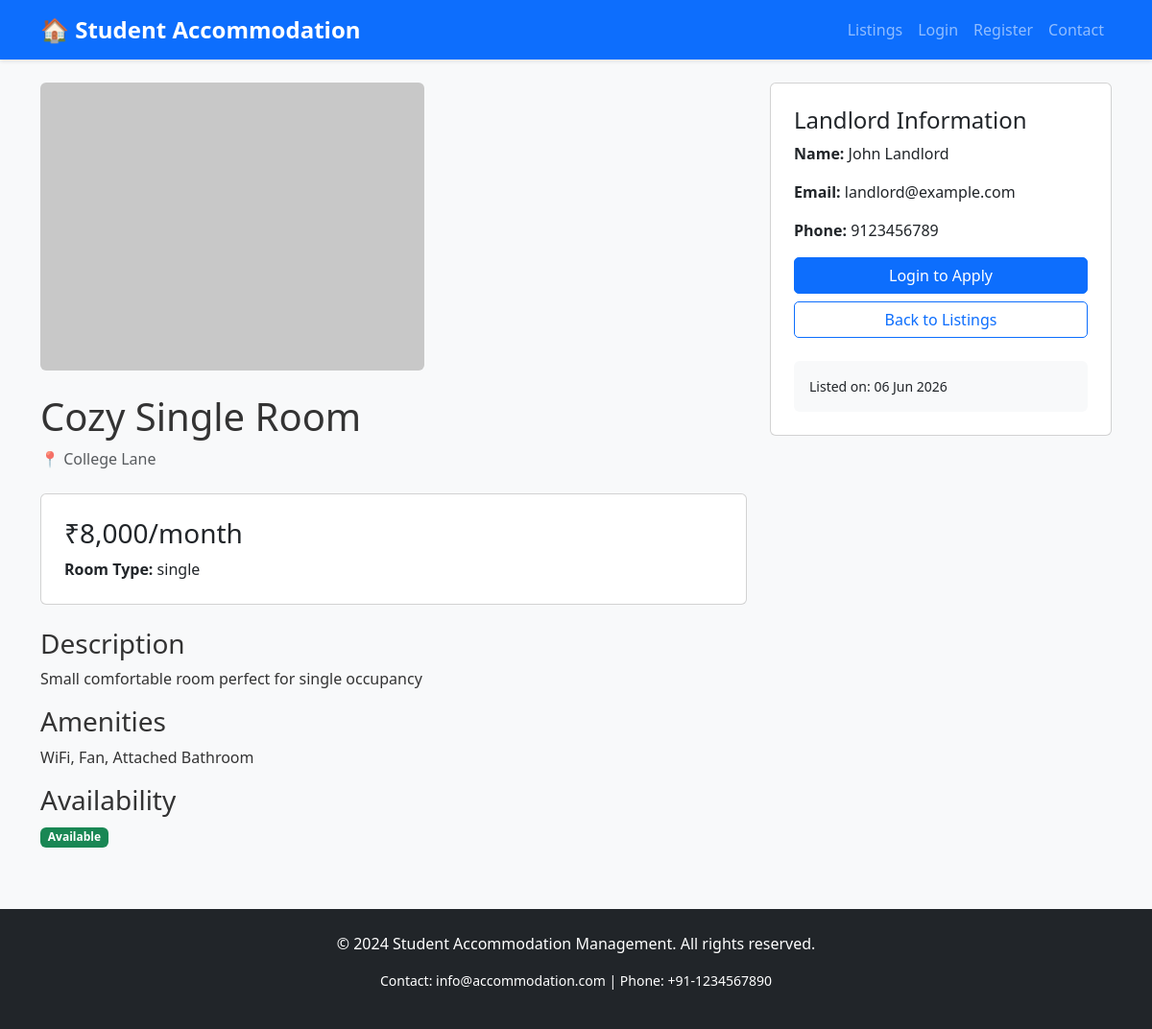
The app's page /property_details.php?id=2 with its own data.
### tables this page shows
CREATE TABLE properties (
    id INT PRIMARY KEY AUTO_INCREMENT,
    landlord_id INT NOT NULL,
    title VARCHAR(200) NOT NULL,
    description TEXT,
    location VARCHAR(200) NOT NULL,
    price INT NOT NULL,
    room_type VARCHAR(50) NOT NULL,
    status ENUM('available', 'occupied', 'unavailable') DEFAULT 'available',
    amenities TEXT,
    created_at TIMESTAMP DEFAULT CURRENT_TIMESTAMP,
    updated_at TIMESTAMP DEFAULT CURRENT_TIMESTAMP ON UPDATE CURRENT_TIMESTAMP,
    FOREIGN KEY (landlord_id) REFERENCES users(id) ON DELETE CASCADE
);

CREATE TABLE users (
    id INT PRIMARY KEY AUTO_INCREMENT,
    full_name VARCHAR(100) NOT NULL,
    email VARCHAR(100) UNIQUE NOT NULL,
    password VARCHAR(255) NOT NULL,
    role ENUM('student', 'landlord', 'admin') NOT NULL,
    phone VARCHAR(15),
    created_at TIMESTAMP DEFAULT CURRENT_TIMESTAMP,
    updated_at TIMESTAMP DEFAULT CURRENT_TIMESTAMP ON UPDATE CURRENT_TIMESTAMP
);

### includes/auth_check.php (called while the page is built, shortened)
<?php
function isLoggedIn() {
    return isset($_SESSION['user_id']);
}
?>

### property_details.php (the view, shortened to what this page needs)
<?php
include 'includes/header.php';
$propertyId = $_GET['id'] ?? null;
$result = $conn->query("SELECT p.*, u.* FROM properties p JOIN users u ON p.landlord_id = u.id WHERE p.id = " . (int)$propertyId);
$property = $result->fetch_assoc();
?>
<div class="row">
    <div class="col-md-8">
        <img src="assets/images/placeholder.jpg" alt="<?php echo htmlspecialchars($property['title']); ?>" class="img-fluid rounded mb-4">
        <h1><?php echo htmlspecialchars($property['title']); ?></h1>
        <p class="text-muted mb-4">
            📍 <?php echo htmlspecialchars($property['location']); ?>
        </p>
        <div class="card mb-4 p-4">
            <h3 class="price">₹<?php echo number_format($property['price']); ?>/month</h3>
            <p class="mb-0"><strong>Room Type:</strong> <?php echo htmlspecialchars($property['room_type']); ?></p>
        </div>
        <h3>Description</h3>
        <p><?php echo nl2br(htmlspecialchars($property['description'])); ?></p>
        <h3>Amenities</h3>
        <p><?php echo nl2br(htmlspecialchars($property['amenities'])); ?></p>
        <h3>Availability</h3>
        <p>
            <span class="badge bg-success">
                <?php echo ucfirst($property['status']); ?>
            </span>
        </p>
    </div>
    <div class="col-md-4">
        <div class="card p-4 sticky-top">
            <h4>Landlord Information</h4>
            <p><strong>Name:</strong> <?php echo htmlspecialchars($property['full_name']); ?></p>
            <p><strong>Email:</strong> <?php echo htmlspecialchars($property['email']); ?></p>
            <p><strong>Phone:</strong> <?php echo htmlspecialchars($property['phone']); ?></p>
            <?php if (isLoggedIn() && userRole() == 'student'): ?>
                <a href="apply.php?id=<?php echo $property['id']; ?>" class="btn btn-primary w-100 mb-2">
                    Apply Now
                </a>
            <?php elseif (!isLoggedIn()): ?>
                <a href="login.php" class="btn btn-primary w-100 mb-2">
                    Login to Apply
                </a>
            <?php endif; ?>
            <a href="listings.php" class="btn btn-outline-primary w-100">
                Back to Listings
            </a>
            <div class="mt-4 p-3 bg-light rounded">
                <p class="small mb-0">
                    Listed on: <?php echo date('d M Y', strtotime($property['created_at'])); ?>
                </p>
            </div>
        </div>
    </div>
</div>
<?php include 'includes/footer.php'; ?>

### assets/css/style.css (style rules this page uses)
:root { --primary-color: #0d6efd; --secondary-color: #ffffff; --accent-color: #ff8c00; --neutral-color: #6c757d; }
* { margin: 0; padding: 0; box-sizing: border-box; }
body { font-family: 'Segoe UI', Tahoma, Geneva, Verdana, sans-serif; background-color: #f8f9fa; color: #333; }
.btn { border-radius: 5px; font-weight: 500; }
.btn-primary { background-color: var(--primary-color); border-color: var(--primary-color); }

### records on screen
properties: title "Cozy Single Room", location "College Lane", price "8,000", room_type "single", description "Small comfortable room perfect for single occupancy", amenities "WiFi, Fan, Attached Bathroom", status "Available", landlord.full_name "John Landlord", landlord.email "landlord@example.com", landlord.phone "9123456789", landlord.created_at "06 Jun 2026"
